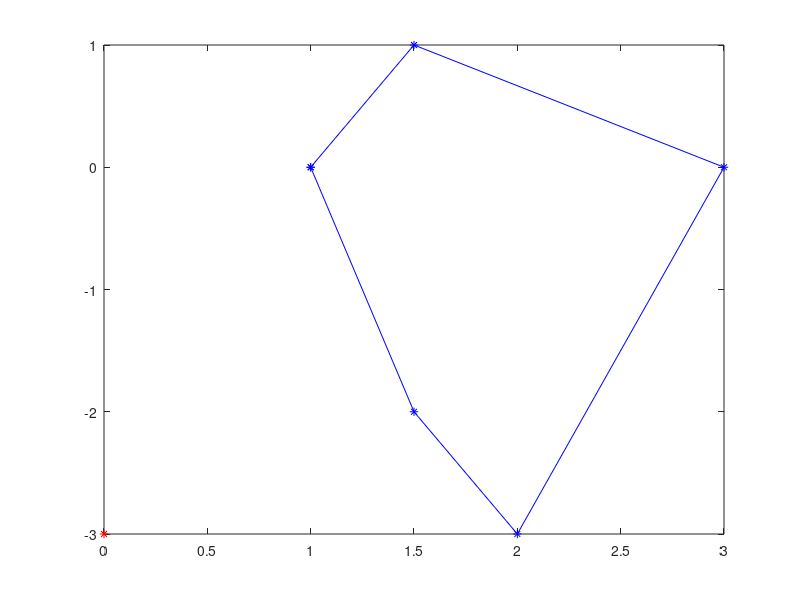

This chart was generated by the following MATLAB code: (Note: this script raises an error after producing the figure.)
clear all
close all
clc

obs =  [1.0, 0.0;
        1.5, -2.0;
        2.0, -3.0;
        3.0, 0.0;
        1.5, 1.0]

position = [0, -3];

plot([obs(:,1);obs(1,1)], [obs(:,2);obs(1,2)], 'b-*')
hold on
plot(position(1), position(2), 'r*')
hold on


%[e1, e2] = FindPolygonClosestEdgePair(position,size,obs(:,2))
%This is not the proper way to go

[point, distance] = ClosestPointAndDistance2Polygon(position,obs(:,1),obs(:,2));
plot(point(1), point(2), 'g*')
hold on
plot([position(1), point(1)], [position(2), point(2)], '--g')

distance

